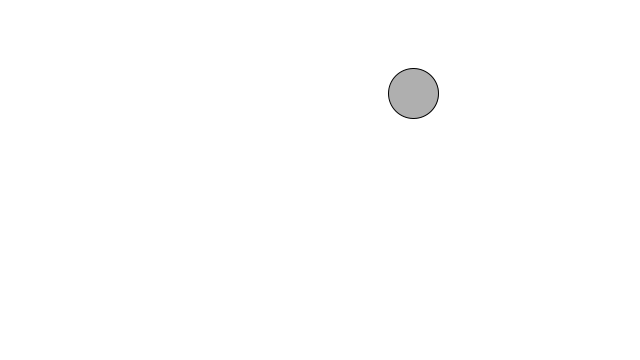
Frame 1 (no input)
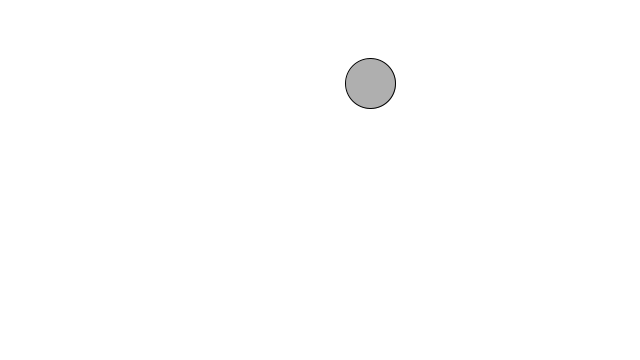
Frame 60 (the mouse pressed at the canvas centre just before this capture)
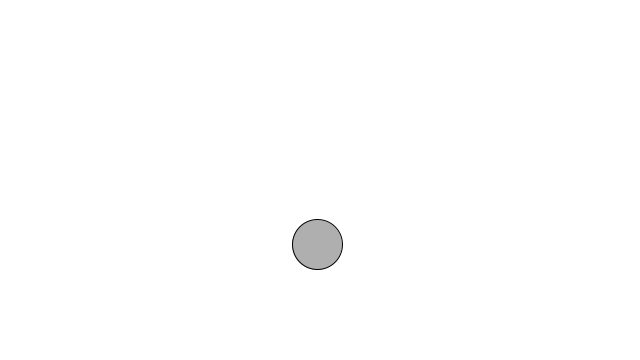
Frame 120 (the mouse held since frame 60 and released just before this capture)

The Processing sketch that drew these frames (run headless with seeded random() and noise(); from frame 60 on, the mouse is pressed at the canvas centre):

// Processing sketch: accelerate_to_mouse
// ── accelerate_to_mouse.pde
class Mover{
  PVector loc, vel;
  float topspeed;
  
  Mover(){
    loc = new PVector(random(width), random(height));
    vel = new PVector(0, 0);
    topspeed = 7;
  }
  
  void update(){
    PVector mouse = new PVector(mouseX, mouseY);
    PVector acc = PVector.sub(mouse, loc);
    float dist = acc.mag();
    acc.normalize();
    acc.mult(10/dist);
//    acc.mult(sq(50)/ sq(dist));
    
    vel.add(acc);
    vel.limit(topspeed);
    loc.add(vel);
  }
  
  void display(){
    stroke(0);
    fill(175);
    ellipse(loc.x, loc.y, 50, 50);
  }
  
  void checkEdges(){
    if (loc.x > width){
      loc.x = width;
    }
    if (loc.x < 0){
      loc.x = 0;
    }
    if (loc.y > height){
      loc.y = height;
    }
    if (loc.y < 0){
      loc.y = 0;
    }
  }
  
}

// ── main.pde
Mover m;

void setup(){
  size(640, 360);
  m = new Mover();
}

void draw(){
  background(255);
  m.update();
  m.checkEdges();
  m.display();
  
}
